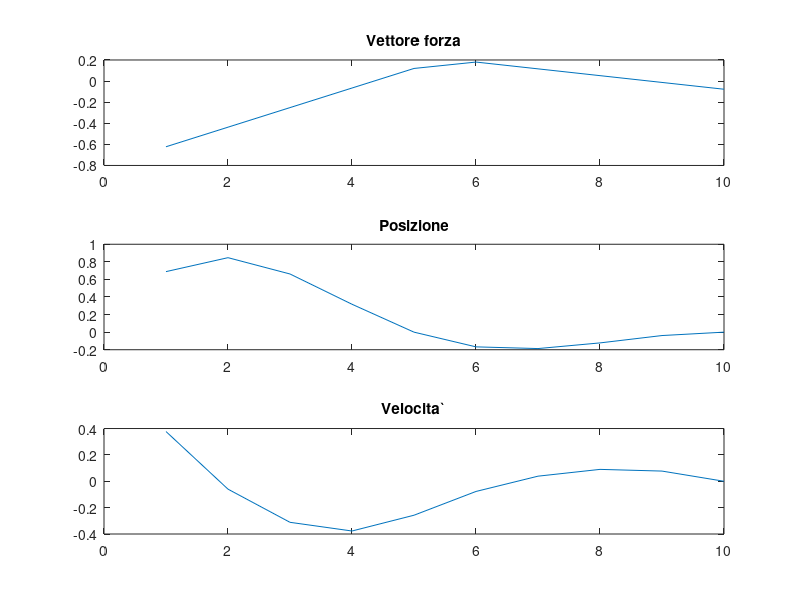

Write MATLAB code to recreate this figure.
%costruiamo le matrici di interesse

A = [ 
      [9:-1:0] + 0.5; 
      ones(1,10); 
      ([4:-1:0] + 0.5) zeros(1,5); 
    ]; 

b = [10; 1; 5]; 

% la specifica del primo punto e` y = [0;0;0] 
y = [0;0;0] 

 
y_hat = y - b; 

% controlliamo se bassa, rango massimo 
rank(A) == 3; 

xln = A \ y_hat;
xln_pinv = pinv(A) * y_hat; 


%check if x
xln == xln_pinv

%plot force vector position and velocity 

for i=1:10
  
  
  vel(i) = A(2, 1:i) * xln(1:i) + 1;
  ai = [i-0.5:-1:0.5]; 
  pos(i) = ai * xln(1:i) + i ;
end

%plot the position and velocity
subplot(3,1,1)
plot(xln)
title('Vettore forza')

subplot(3,1,2)
plot(pos)
title ('Posizione') 

subplot(3,1,3)
plot(vel)
title('Velocita`')

    
    
      
 